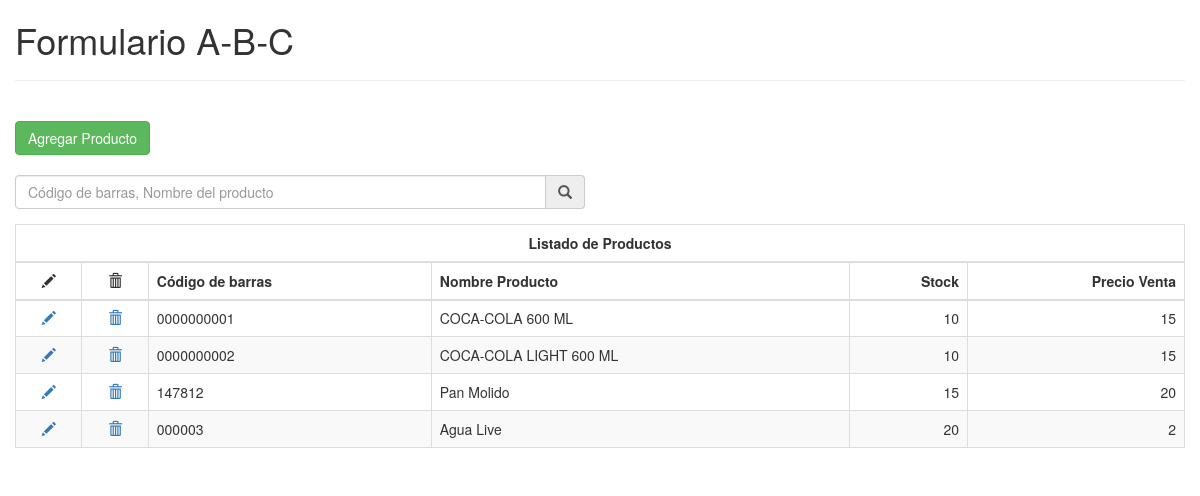
The page / on the database its author committed.
### tables this page shows
CREATE TABLE `productos` (
  `id` int(11) NOT NULL,
  `codigo` varchar(50) NOT NULL,
  `nombre` varchar(100) NOT NULL,
  `stock` float NOT NULL DEFAULT 0,
  `precio` float NOT NULL DEFAULT 0
);

### index.php (the view, shortened to what this page needs)
<?php
		include 'crud/Conexion.php';
		$sentencia = $bd->query("SELECT * FROM productos;");
		$productos = $sentencia->fetchAll(PDO::FETCH_OBJ);
?>
<!DOCTYPE html>
<html>
<head>
	        <link href="https://maxcdn.bootstrapcdn.com/bootstrap/3.3.7/css/bootstrap.min.css" rel="stylesheet" type="text/css"/>
</head>
<body>
	<body id="ng-producto-lista" ng-controller="cProductos">
        <div class="container-fluid">
            <h1>Formulario A-B-C</h1>
            <hr />
						<div class="mo-title">&nbsp;</div>
						<div onClick="loadDynamicContentModal('modalProducto')"
            class="btn btn-success">Agregar Producto</div>
            <br /><br />
            <div class ="row">
                <div class="col-sm-6">
                    <div class="form-group input-group">
                      <input type="text" class="form-control" ng-keyup="$event.keyCode == 13 ? BuscarProducto() : null" id="txtTextoBuscar" placeholder="Código de barras, Nombre del producto" />
                        <span class="input-group-addon"><i class="glyphicon glyphicon-search"></i></span>
                    </div>
                </div>
            </div>
            <div class ="row">
                <div class="col-sm-12">
                  <table class="table table-bordered table-striped table-hover">
                     <thead>
                         <tr>
                             <th colspan="6" class="text-center">Listado de Productos</th>
                         </tr>
                         <tr>
                             <th class="text-center"><i class="glyphicon glyphicon-pencil"></i></th>
                             <th class="text-center"><i class="glyphicon glyphicon-trash"></i></th>
                             <th>Código de barras</th>
                             <th>Nombre Producto</th>
                             <th class="text-right">Stock</th>
                             <th class="text-right">Precio Venta</th>
                         </tr>
                      </thead>
                        <tbody>
                          <tr>
                            <?php
												     foreach ($productos as $dato) {
													     ?>
													     <tr>
                                 <td class="text-center"><a href="editar.php?id=<?php echo $dato->id; ?>"><i class="glyphicon glyphicon-pencil"></i></a></td>
                                 <td class="text-center"><a href="eliminar.php?id=<?php echo $dato->id; ?>"><i class="glyphicon glyphicon-trash"></i></a></td>
														     <td><?php echo $dato->codigo; ?></td>
														     <td><?php echo $dato->nombre; ?></td>
														     <td class="text-right"><?php echo $dato->stock; ?></td>
                                 <td class="text-right"><?php echo $dato->precio; ?></td>
														     </tr>
													     <?php
												     }
												     ?>
                          </tr>
                        </tbody>
                 </table>
							</div>
            </div>
        </div>
</body>
</html>

### rows shown on the page
productos: codigo "0000000001", nombre "COCA-COLA 600 ML", stock "10", precio "15"
productos: codigo "0000000002", nombre "COCA-COLA LIGHT 600 ML", stock "10", precio "15"
productos: codigo "147812", nombre "Pan Molido", stock "15", precio "20"
productos: codigo "000003", nombre "Agua Live", stock "20", precio "2"
